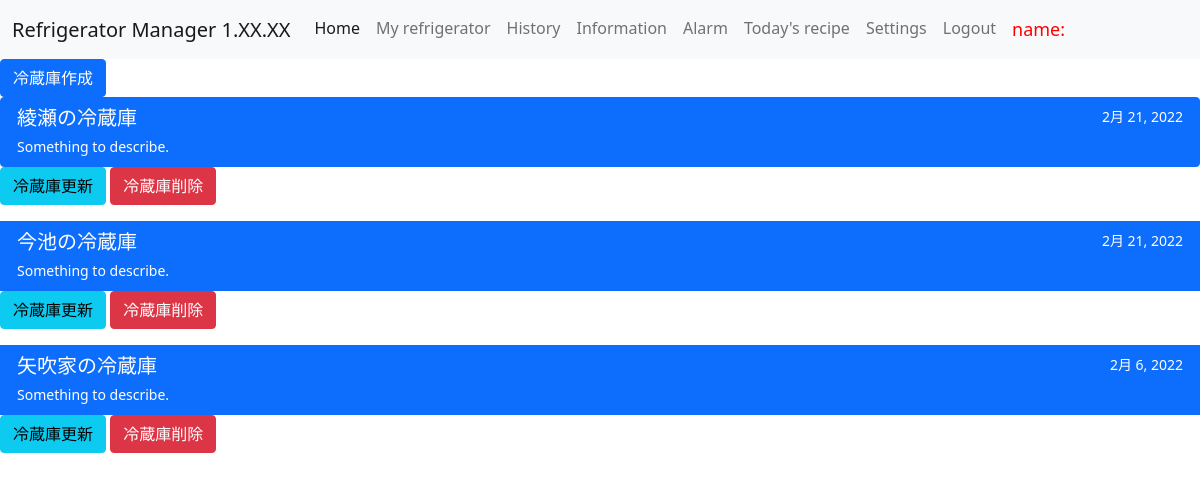
The page /ref/ (signed in) on the database as committed earlier.
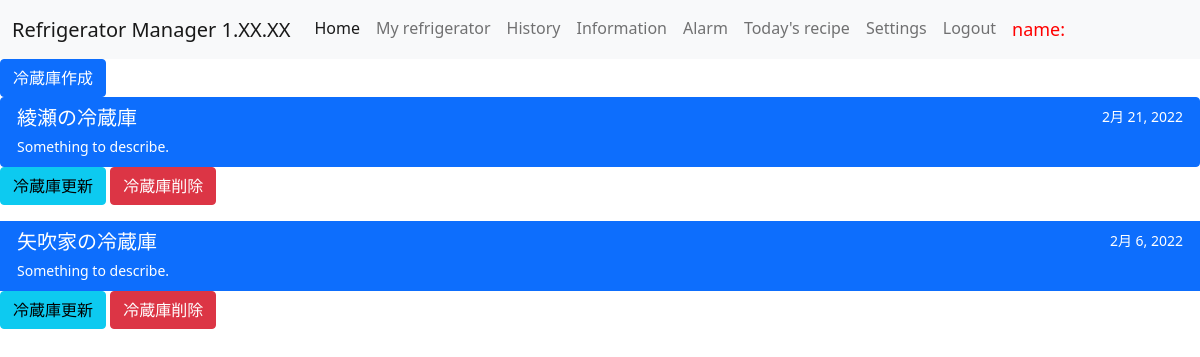
The same page on the database as committed later.
### ref_app/models.py (models this page shows, shortened)
class RefrigeratorModel(models.Model):
    name = models.CharField(max_length=100, unique=True, null=True)
    date = models.DateField(auto_now_add=True)
    user = models.ManyToManyField(User)

### ref_app/views.py (the view)
# urls.py: path('ref/', RefrigeratorList.as_view(), name = 'ref'),
class RefrigeratorList(ListView):
    template_name = 'refrigerator.html'
    model = RefrigeratorModel
    def get_queryset(self):
        current_user = self.request.user
        if current_user.is_superuser:
            return RefrigeratorModel.objects.all().order_by('date').reverse
        else:
            return RefrigeratorModel.objects.filter(user=current_user.id).order_by('date').reverse
        return HttpResponseForbidden

### templates/refrigerator.html (shortened to what this page needs)
{% extends 'base.html' %}
{% block content %}
<a href="{% url 'create_ref' %}" class="btn btn-primary">冷蔵庫作成</a>
<div class="list-group">
    {% for refrigerator in object_list %}
    <a href="{% url 'cpmt' refrigerator.pk %}" class="list-group-item list-group-item-action active" aria-current="true">
      <div class="d-flex w-100 justify-content-between">
        <h5 class="mb-1">{{ refrigerator.name }}</h5>
        <small>{{ refrigerator.date }}</small>
      </div>
      <small>Something to describe.</small>
    </a>
</div>
    <a href="{% url 'update_ref' refrigerator.pk %}" class="btn btn-info">冷蔵庫更新</a>
    <a href="{% url 'delete_ref' refrigerator.pk %}" class="btn btn-danger">冷蔵庫削除</a>
    {% endfor %}
{% endblock content %}

Rows that differ between the two databases and show on the page:
removed RefrigeratorModel: name "今池の冷蔵庫", date "2月 21, 2022"
